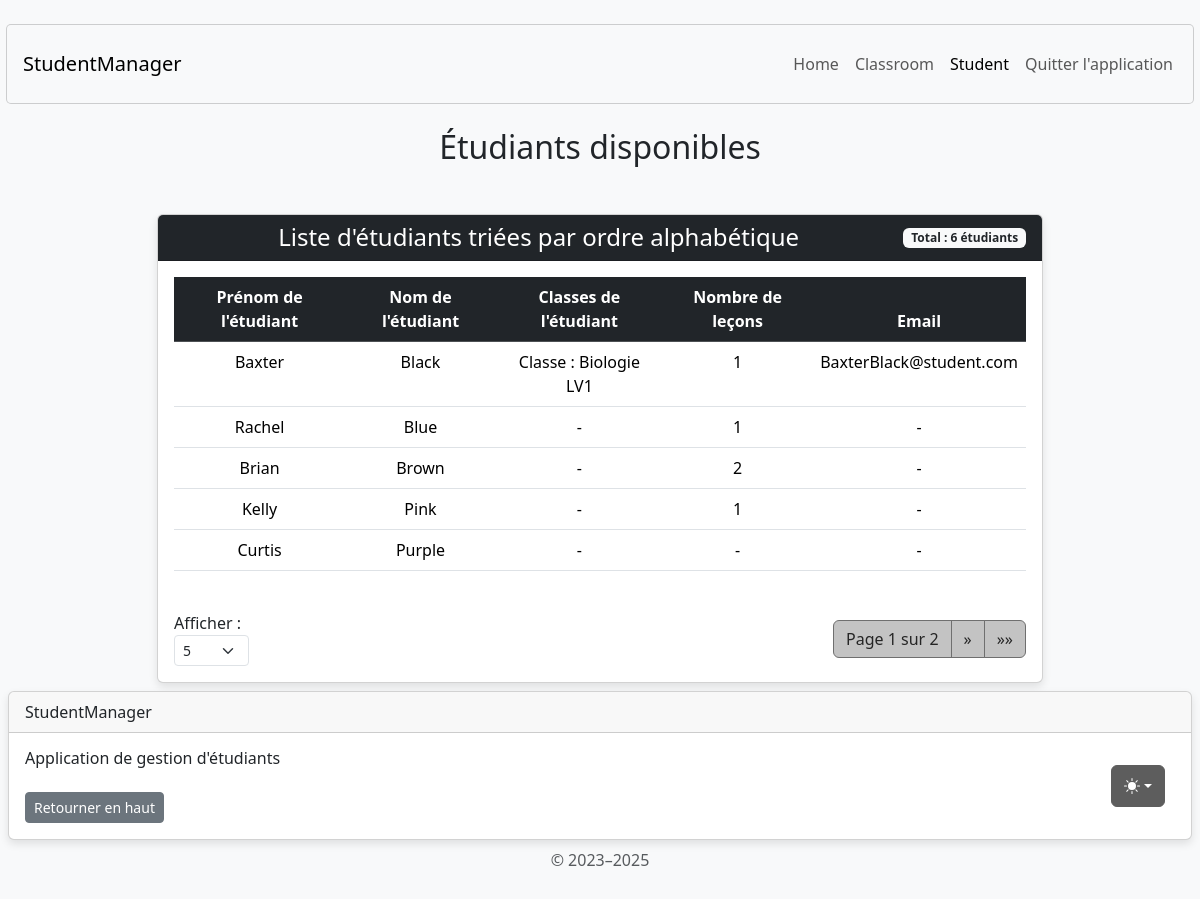
Page /student/display/ on the earlier database version.
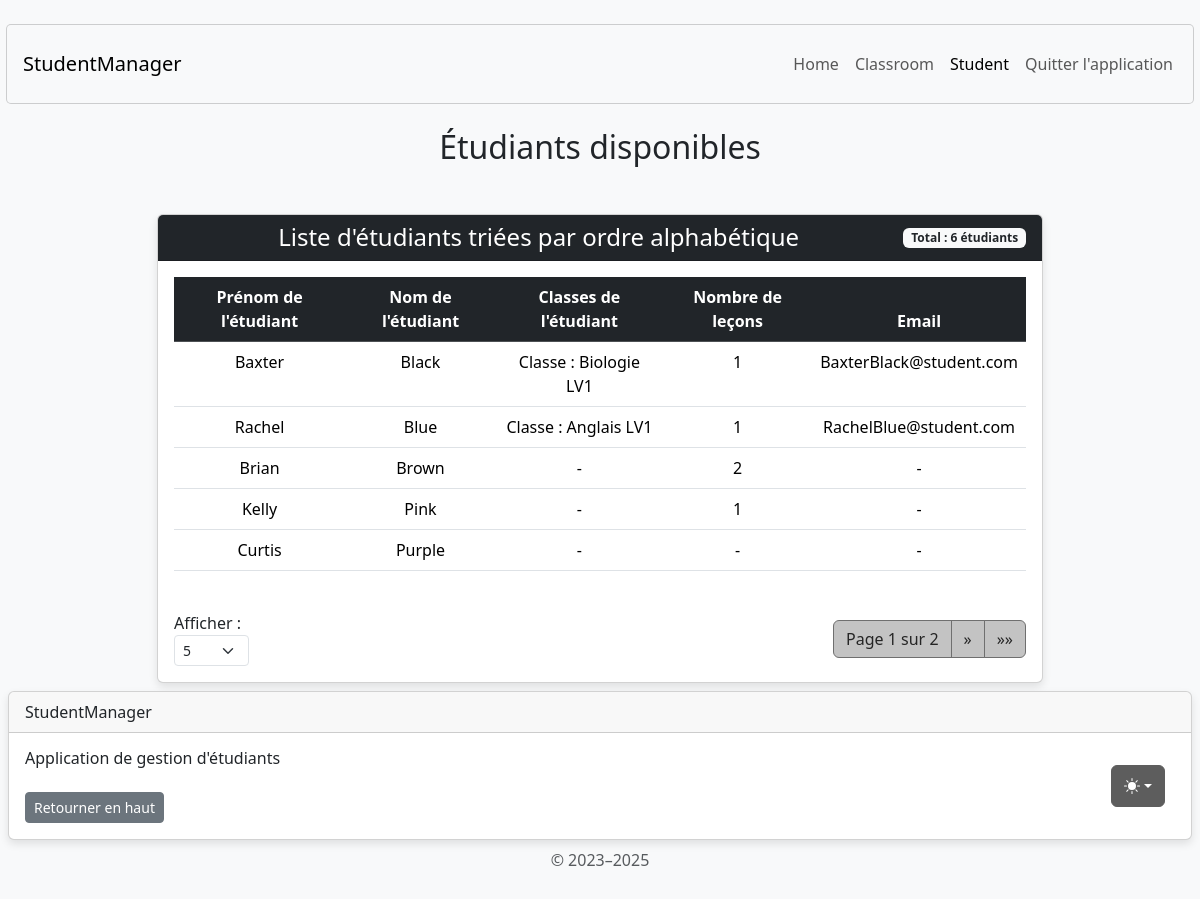
Same page on the later database version.
### student/models.py (models this page shows, shortened)
class Student(AbstractUser):
    username = None
    email = models.EmailField('email address', unique=True, null=True, blank=True)
    USERNAME_FIELD = 'email'
    REQUIRED_FIELDS = []
    classroom = models.ForeignKey(
        Classroom,
        on_delete=models.SET_NULL,
        null=True,
        blank=True,
        related_name="students"
    )
    lessons = models.ManyToManyField(Lesson, through='StudentLesson', blank=True)
    groups = models.ManyToManyField(
        'auth.Group',
        blank=True,
        related_name='student_set',
        help_text='The groups this user belongs to.',
        verbose_name='groups'
    )
    user_permissions = models.ManyToManyField(
        'auth.Permission',
        blank=True,
        related_name='student_set_permissions',
        help_text='Specific permissions for this user.',
        verbose_name='user permissions'
    )

### classroom/models.py (models this page shows, shortened)
class Classroom(models.Model):
    classroom_name = models.CharField(max_length=255)
    number_of_places_available = models.PositiveIntegerField(default=0)
    def __str__(self):
        return f"Classe : {self.classroom_name}"

### student/views.py (the view)
# urls.py: path('student/display/', display_students_view, name='display_students'),
def display_students_view(request):
    try:
        items_per_page = int(request.GET.get('items_per_page', 5))
        if items_per_page not in [5, 10, 50, 100]:
            items_per_page = 5
    except (ValueError, TypeError):
        items_per_page = 5
    students = Student.objects.all() \
        .order_by('last_name', 'first_name') \
        .select_related('classroom') \
        .prefetch_related('lessons')
    paginator = Paginator(students, items_per_page)
    page_number = request.GET.get('page')
    page_obj = paginator.get_page(page_number)
    context = {
        'page_obj': page_obj,
        'students': page_obj.object_list,
        'has_students': page_obj.object_list.exists(),
        'items_per_page': items_per_page,
        'per_page_options': [5, 10, 50, 100]
    }
    return render(request, 'student/display_students.html', context)

### student/templates/student/display_students.html (shortened to what the changed rows need)
{% extends 'home/base.html' %}
{% load static %}
{% block content %}
<body class="d-flex align-items-center py-4 bg-body-tertiary">
    <main class="container text-center">
        <h2 class="mb-4 mt-4">Étudiants disponibles</h2>
        <div class="container mt-5">
            <div class="row justify-content-center">
                <div class="col-md-10">
                    <div class="card">
                        <div class="card-body">
                            {% if has_students %}
                            <div class="table-responsive">
                                <table class="table table-hover">
                                    <thead class="table-dark">
                                        <tr>
                                            <th scope="col">Prénom de l'étudiant</th>
                                            <th scope="col">Nom de l'étudiant</th>
                                            <th scope="col">Classes de l'étudiant</th>
                                            <th scope="col">Nombre de leçons</th>
                                            <th scope="col">Email</th>
                                        </tr>
                                    </thead>
                                    <tbody>
                                        {% for student in students %}
                                        <tr>
                                            <td>{{ student.first_name }}</td>
                                            <td>{{ student.last_name }}</td>
                                            <td>
                                                {% if student.classroom %}
                                                    {{ student.classroom }}
                                                {% else %}
                                                    -
                                                {% endif %}
                                            </td>
                                            <td>
                                                {% if student.lessons.count %}
                                                    {{ student.lessons.count }}
                                                {% else %}
                                                    -
                                                {% endif %}
                                            </td>
                                            <td>
                                                {% if student.email %}
                                                    {{ student.email }}
                                                {% else %}
                                                    -
                                                {% endif %}
                                            </td>
                                        </tr>
                                        {% endfor %}
                                    </tbody>
                                </table>
                            </div>
                            {% else %}
                            <div class="alert alert-info" role="alert">
                                Il n'y a pas d'étudiants à afficher.
                            </div>
                            {% endif %}
                        </div>
                    </div>
                </div>
            </div>
        </div>
    </main>
</body>
{% endblock content %}

Differences in the rows shown:
changed Student "Rachel": classroom (not shown) → "Classe : Anglais LV1"; email (not shown) → "RachelBlue@student.com"; no longer shows "-"
